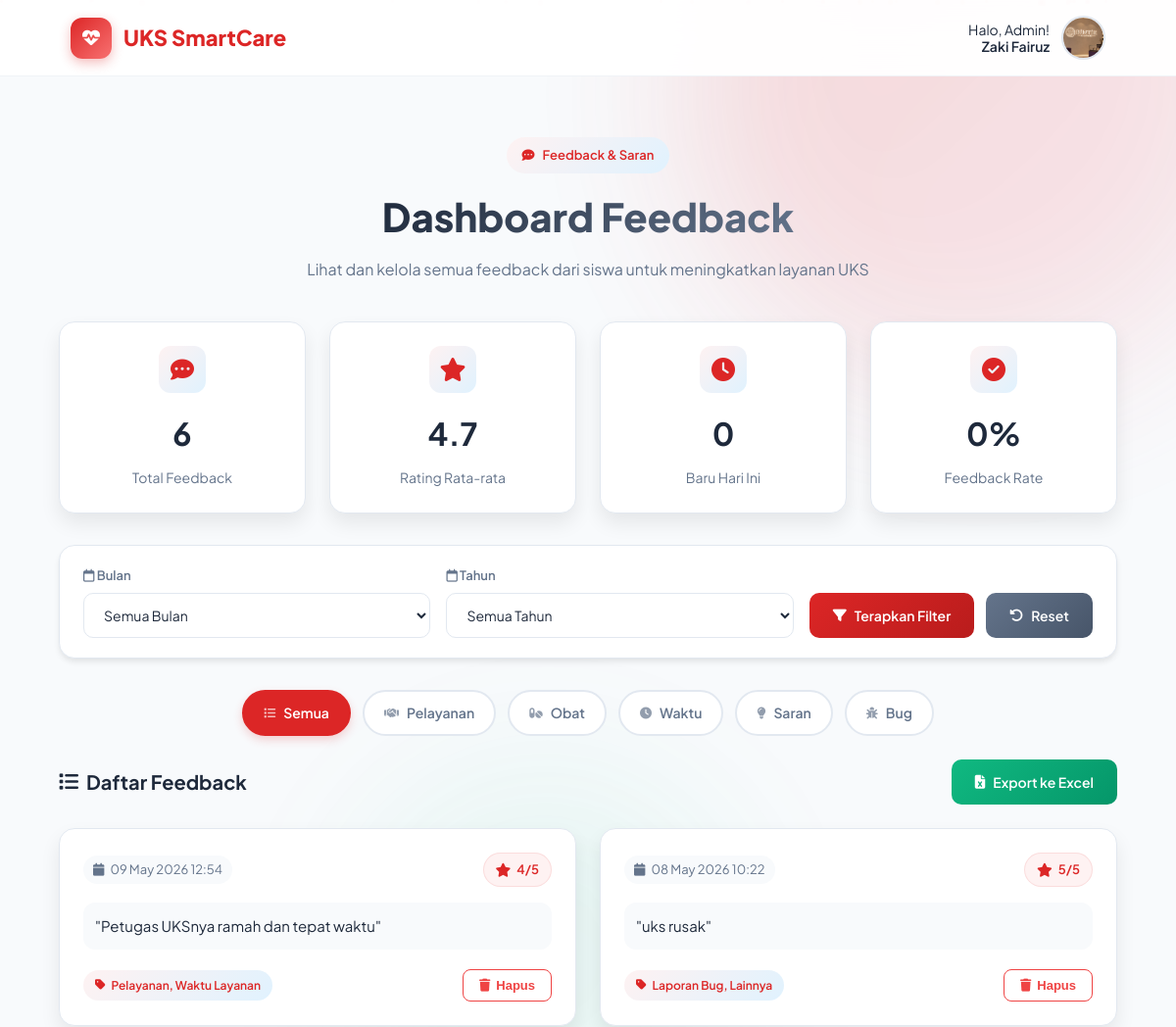
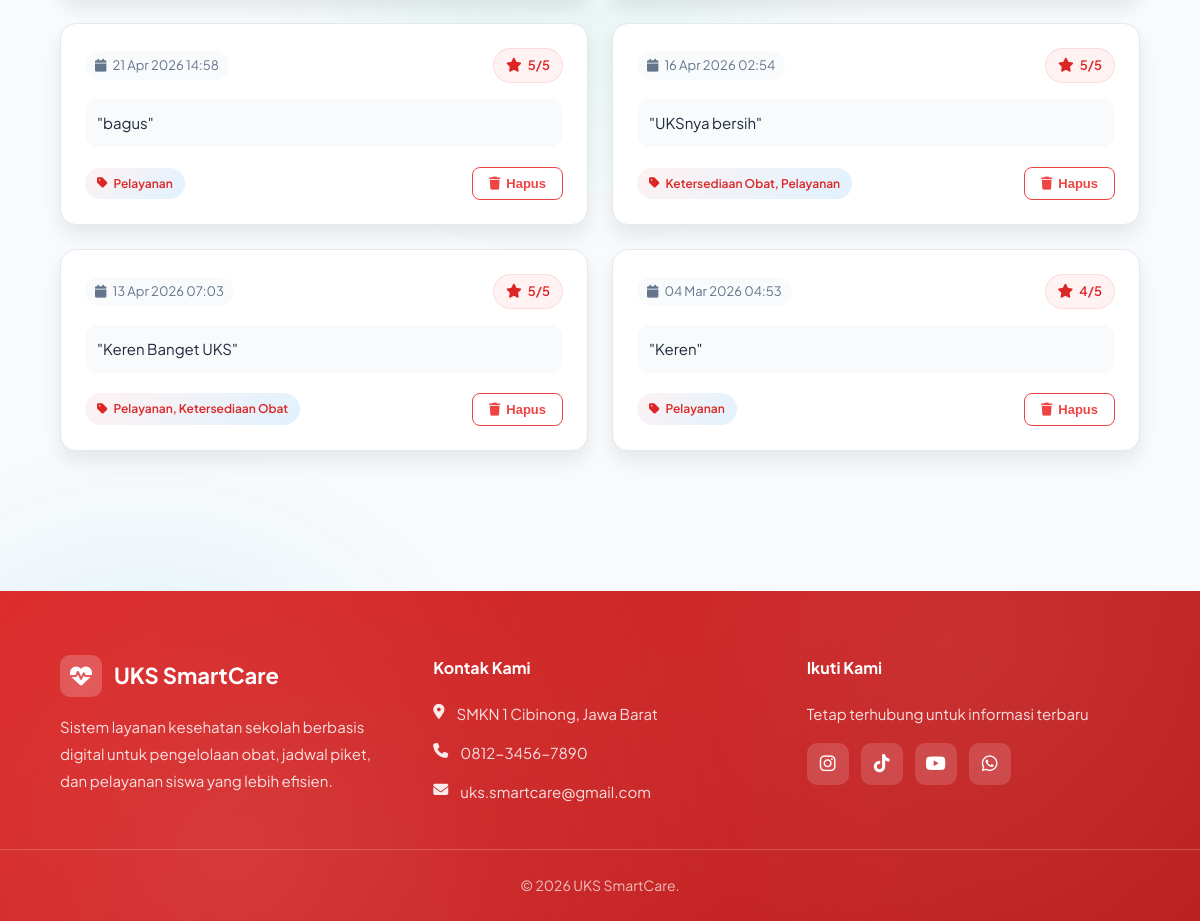
Screenshot of /Admin/feedback.php (signed in) with the database file from the repository (2 pictures, top to bottom).
### tables this page shows
CREATE TABLE `feedback` (
  `id` int NOT NULL,
  `rating` int NOT NULL,
  `kategori` varchar(255) DEFAULT NULL,
  `pesan` text,
  `created_at` timestamp NOT NULL DEFAULT CURRENT_TIMESTAMP
);

### Admin/feedback.php (the view, shortened to what this page needs)
<?php
include '../koneksi.php';
$id_admin_sekarang = $_SESSION['id_admin'];
$q_admin = mysqli_query($conn, "SELECT * FROM admin WHERE id_admin = '$id_admin_sekarang'");
$admin = mysqli_fetch_assoc($q_admin);
$filter_bulan = isset($_GET['bulan']) ? $_GET['bulan'] : '';
$filter_tahun = isset($_GET['tahun']) ? $_GET['tahun'] : '';
$kategori_filter = isset($_GET['kategori']) ? $_GET['kategori'] : 'Semua';
$where_filter = "WHERE 1=1";
$query_feedback = mysqli_query($conn, "SELECT * FROM feedback $where_filter ORDER BY created_at DESC");
$feedback_data = [];
while ($row = mysqli_fetch_assoc($query_feedback)) {
    $feedback_data[] = $row;
}
$q_total = mysqli_query($conn, "SELECT COUNT(*) as total FROM feedback");
$total_feedback = mysqli_fetch_assoc($q_total)['total'];
$q_rating = mysqli_query($conn, "SELECT AVG(rating) as avg_rating FROM feedback");
$avg_rating = mysqli_fetch_assoc($q_rating)['avg_rating'];
$avg_rating = $avg_rating ? number_format($avg_rating, 1) : 0;
$q_today = mysqli_query($conn, "SELECT COUNT(*) as today FROM feedback WHERE DATE(created_at) = CURDATE()");
$today_feedback = mysqli_fetch_assoc($q_today)['today'];
$persen = $total_feedback > 0 ? round(($today_feedback / $total_feedback) * 100) : 0;
?>
<!DOCTYPE html>
<html lang="id">
<head>
    <link rel="stylesheet" href="https://cdnjs.cloudflare.com/ajax/libs/font-awesome/6.5.2/css/all.min.css" />
</head>
<body>
    <div class="bg-container">
        <div class="gradient-orb orb-1"></div>
        <div class="gradient-orb orb-2"></div>
        <div class="particles" id="particles"></div>
    </div>
    <header id="header">
        <div class="navbar">
            <a href="halamanadmin.php" class="logo">
                <div class="logo-icon"><i class="fa-solid fa-heart-pulse"></i></div>
                UKS SmartCare
            </a>
            <div class="profile-container" id="profileContainer">
                <div class="welcome-text">Halo, Admin!<br><strong><?= htmlspecialchars($admin['nama_lengkap']) ?></strong></div>
                <div class="profile-icon">
                    <img src="../assets/img/<?= $admin['foto'] ?: 'default.png' ?>" alt="Profile">
                </div>
            </div>
        </div>
    </header>
    <main class="main-section">
        <div class="section-header">
            <div class="badge-custom">
                <i class="fa-solid fa-comment-dots"></i> Feedback & Saran
            </div>
            <h1 class="section-title">Dashboard Feedback</h1>
            <p class="section-sub">Lihat dan kelola semua feedback dari siswa untuk meningkatkan layanan UKS</p>
        </div>
        <div class="stats-container">
            <div class="stat-card">
                <div class="stat-icon">
                    <i class="fa-solid fa-comment-dots"></i>
                </div>
                <div class="stat-value"><?= $total_feedback ?></div>
                <div class="stat-label">Total Feedback</div>
            </div>
            <div class="stat-card">
                <div class="stat-icon">
                    <i class="fa-solid fa-star"></i>
                </div>
                <div class="stat-value"><?= $avg_rating ?></div>
                <div class="stat-label">Rating Rata-rata</div>
            </div>
            <div class="stat-card">
                <div class="stat-icon">
                    <i class="fa-solid fa-clock"></i>
                </div>
                <div class="stat-value"><?= $today_feedback ?></div>
                <div class="stat-label">Baru Hari Ini</div>
            </div>
            <div class="stat-card">
                <div class="stat-icon">
                    <i class="fa-solid fa-check-circle"></i>
                </div>
                <div class="stat-value"><?= $persen ?>%</div>
                <div class="stat-label">Feedback Rate</div>
            </div>
        </div>
        <div class="filter-wrapper">
            <div class="filter-row">
                <div class="filter-group">
                    <label><i class="fa-regular fa-calendar"></i> Bulan</label>
                    <select name="bulan" id="filter_bulan">
                        <option value="">Semua Bulan</option>
                    </select>
                </div>
                <div class="filter-group">
                    <label><i class="fa-regular fa-calendar"></i> Tahun</label>
                    <select name="tahun" id="filter_tahun">
                        <option value="">Semua Tahun</option>
                    </select>
                </div>
                <div class="filter-buttons">
                    <button type="button" class="btn-filter btn-filter-primary" id="btn_apply_filter">
                        <i class="fa-solid fa-filter"></i> Terapkan Filter
                    </button>
                    <a href="feedback.php?kategori=<?= urlencode($kategori_filter) ?>" class="btn-filter btn-filter-reset">
                        <i class="fa-solid fa-rotate-left"></i> Reset
                    </a>
                </div>
            </div>
        </div>
        <div class="category-filter">
            <a href="?kategori=Semua&bulan=<?= $filter_bulan ?>&tahun=<?= $filter_tahun ?>" class="filter-btn-category <?= $kategori_filter == 'Semua' ? 'active' : '' ?>">
                <i class="fa-solid fa-list"></i> Semua
            </a>
            <a href="?kategori=Pelayanan&bulan=<?= $filter_bulan ?>&tahun=<?= $filter_tahun ?>" class="filter-btn-category <?= $kategori_filter == 'Pelayanan' ? 'active' : '' ?>">
                <i class="fa-solid fa-handshake"></i> Pelayanan
            </a>
            <a href="?kategori=Obat&bulan=<?= $filter_bulan ?>&tahun=<?= $filter_tahun ?>" class="filter-btn-category <?= $kategori_filter == 'Obat' ? 'active' : '' ?>">
                <i class="fa-solid fa-pills"></i> Obat
            </a>
            <a href="?kategori=Waktu&bulan=<?= $filter_bulan ?>&tahun=<?= $filter_tahun ?>" class="filter-btn-category <?= $kategori_filter == 'Waktu' ? 'active' : '' ?>">
                <i class="fa-solid fa-clock"></i> Waktu
            </a>
            <a href="?kategori=Saran&bulan=<?= $filter_bulan ?>&tahun=<?= $filter_tahun ?>" class="filter-btn-category <?= $kategori_filter == 'Saran' ? 'active' : '' ?>">
                <i class="fa-solid fa-lightbulb"></i> Saran
            </a>
            <a href="?kategori=Bug&bulan=<?= $filter_bulan ?>&tahun=<?= $filter_tahun ?>" class="filter-btn-category <?= $kategori_filter == 'Bug' ? 'active' : '' ?>">
                <i class="fa-solid fa-bug"></i> Bug
            </a>
        </div>
        <div class="feedback-header-wrapper">
            <h2 class="feedback-title">
                <i class="fa-solid fa-list"></i>
                Daftar Feedback
            </h2>
            <a href="?export=excel&kategori=<?= urlencode($kategori_filter) ?>&bulan=<?= $filter_bulan ?>&tahun=<?= $filter_tahun ?>" class="btn-export-excel">
                <i class="fa-solid fa-file-excel"></i> Export ke Excel
            </a>
        </div>
        <div class="feedback-list">
            <?php if (empty($feedback_data)): ?>
                <div class="empty-state">
                    <i class="fa-solid fa-inbox"></i>
                    <h3>Belum Ada Feedback</h3>
                    <p>
                        <?php if (!empty($filter_bulan) || !empty($filter_tahun) || $kategori_filter != 'Semua'): ?>
                            Tidak ada feedback untuk periode dan kategori yang dipilih.
                        <?php else: ?>
                            Tunggu feedback dari siswa untuk mulai muncul di sini.
                        <?php endif; ?>
                    </p>
                </div>
            <?php else: ?>
                <?php foreach ($feedback_data as $feedback): ?>
                    <div class="feedback-card">
                        <div class="feedback-header-card">
                            <div class="feedback-date">
                                <i class="fa-solid fa-calendar"></i> <?= date('d M Y H:i', strtotime($feedback['created_at'])) ?>
                            </div>
                            <div class="feedback-rating">
                                <i class="fa-solid fa-star"></i>
                                <span><?= $feedback['rating'] ?>/5</span>
                            </div>
                        </div>
                        <div class="feedback-text">
                            "<?= htmlspecialchars($feedback['pesan'] ?? '-') ?>"
                        </div>
                        <div class="feedback-meta">
                            <div class="meta-tag">
                                <i class="fa-solid fa-tag"></i> <?= htmlspecialchars($feedback['kategori']) ?>
                            </div>
                            <form method="POST" onsubmit="return confirm('Yakin ingin menghapus feedback ini?')">
                                <button type="submit" name="hapus_feedback" class="btn-delete-card">
                                    <i class="fa-solid fa-trash"></i> Hapus
                                </button>
                            </form>
                        </div>
                    </div>
                <?php endforeach; ?>
            <?php endif; ?>
        </div>
    </main>
    <footer>
        <div class="footer-pattern"></div>
        <div class="footer-wrap">
            <div>
                <div class="footer-brand">
                    <div class="footer-brand-icon"><i class="fa-solid fa-heart-pulse"></i></div>
                    UKS SmartCare
                </div>
                <p>Sistem layanan kesehatan sekolah berbasis digital untuk pengelolaan obat, jadwal piket, dan pelayanan siswa yang lebih efisien.</p>
            </div>
            <div class="footer-contact">
                <h4>Kontak Kami</h4>
                <p><i class="fa-solid fa-location-dot"></i> SMKN 1 Cibinong, Jawa Barat</p>
                <p><i class="fa-solid fa-phone"></i> 0812-3456-7890</p>
                <p><i class="fa-solid fa-envelope"></i> uks.smartcare@gmail.com</p>
            </div>
            <div>
                <h4>Ikuti Kami</h4>
                <p style="margin-bottom: 16px;">Tetap terhubung untuk informasi terbaru</p>
                <div class="social-links">
                    <a href="#" aria-label="Instagram"><i class="fab fa-instagram"></i></a>
                    <a href="#" aria-label="TikTok"><i class="fab fa-tiktok"></i></a>
                    <a href="#" aria-label="YouTube"><i class="fab fa-youtube"></i></a>
                    <a href="#" aria-label="WhatsApp"><i class="fab fa-whatsapp"></i></a>
                </div>
            </div>
        </div>
        <div class="footer-bottom">
            &copy; 2026 UKS SmartCare.
        </div>
    </footer>
</body>
</html>

### rows the page displays
feedback: created_at "09 May 2026 12:54", rating "4", pesan "Petugas UKSnya ramah dan tepat waktu", kategori "Pelayanan, Waktu Layanan"
feedback: created_at "08 May 2026 10:22", rating "5", pesan "uks rusak", kategori "Laporan Bug, Lainnya"
feedback: created_at "21 Apr 2026 14:58", rating "5", pesan "bagus", kategori "Pelayanan"
feedback: created_at "16 Apr 2026 02:54", rating "5", pesan "UKSnya bersih", kategori "Ketersediaan Obat, Pelayanan"
feedback: created_at "13 Apr 2026 07:03", rating "5", pesan "Keren Banget UKS", kategori "Pelayanan, Ketersediaan Obat"
feedback: created_at "04 Mar 2026 04:53", rating "4", pesan "Keren", kategori "Pelayanan"

### other values shown
$admin['nama_lengkap'] "Zaki Fairuz"
$total_feedback "6"
$avg_rating "4.7"
$today_feedback "0"
$persen "0"
